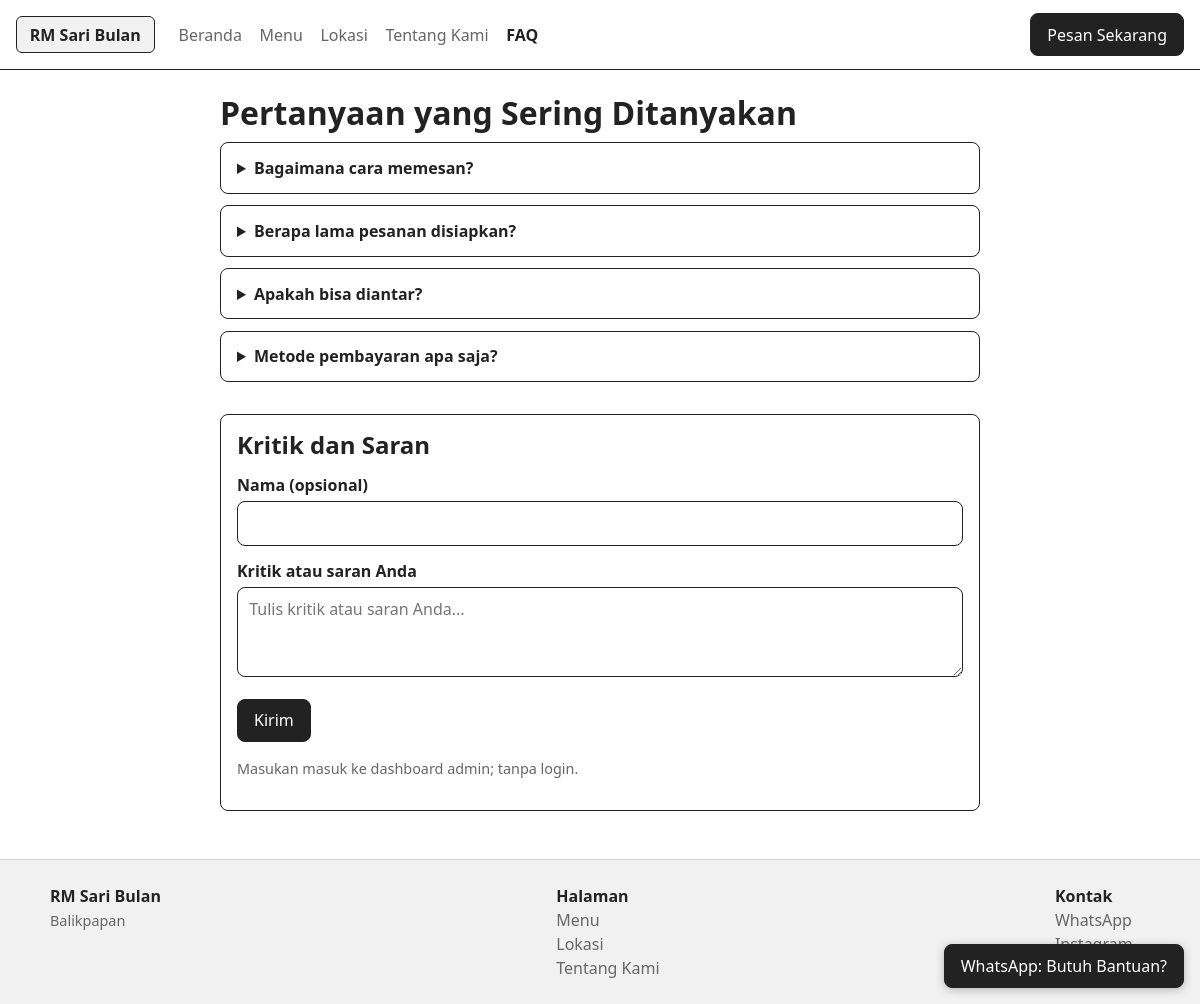
The page /index.php?r=faq on the database its author committed.
### tables this page shows
CREATE TABLE faq_feedback (
  id_faq_feedback INT UNSIGNED NOT NULL AUTO_INCREMENT,
  id_user         INT UNSIGNED NULL,
  tipe            ENUM('faq','kritik') NOT NULL,
  judul           VARCHAR(255) NULL,
  isi             TEXT NOT NULL,
  nama_pengirim   VARCHAR(100) NULL,
  created_at      TIMESTAMP NOT NULL DEFAULT CURRENT_TIMESTAMP,
  PRIMARY KEY (id_faq_feedback),
  KEY idx_ff_tipe (tipe),
  CONSTRAINT fk_ff_user FOREIGN KEY (id_user) REFERENCES users(id_user)
    ON DELETE SET NULL ON UPDATE CASCADE
);

### index.php (called while the page is built, shortened)
<?php
function e($v): string
{
    return htmlspecialchars((string)$v, ENT_QUOTES | ENT_SUBSTITUTE, 'UTF-8');
}
function app(?string $key = null)
{
    static $cfg = null;
    $cfg ??= (require BASE_PATH . '/config/database.php')['app'];
    return $key === null ? $cfg : ($cfg[$key] ?? null);
}
function url(string $route = 'home', array $params = []): string
{
    if ($route === 'home' && !$params) return 'index.php';
    return 'index.php?' . http_build_query(['r' => $route] + $params);
}
function old(string $key, $default = '') { return $_SESSION['old'][$key] ?? $default; }
function render(string $view, array $data = [], string $layout = 'home/layout'): void
{
    extract($data, EXTR_SKIP);
    require BASE_PATH . "/views/$view.php";
}
spl_autoload_register(function (string $class): void {
    foreach (['controllers', 'models', 'core'] as $dir) {
        $file = BASE_PATH . "/$dir/$class.php";
        if (is_file($file)) { require $file; return; }
    }
});
$routes = [
    'home'            => ['MenuController',        'home',          'GET'],
    'menu'            => ['MenuController',        'index',         'GET'],
    'order'           => ['OrderController',       'form',          'GET'],
    'order/store'     => ['OrderController',       'store',         'POST'],
    'order/done'      => ['OrderController',       'done',          'GET'],
    'faq'             => ['FaqFeedbackController', 'index',         'GET'],
    'feedback/store'  => ['FaqFeedbackController', 'kirim',         'POST'],
    'login'           => ['AuthController',        'showLogin',     'GET'],
    'login/proses'    => ['AuthController',        'login',         'POST'],
    'logout'          => ['AuthController',        'logout',        'POST'],
    'admin/orders'        => ['OrderController',       'adminIndex',    'GET',  true],
    'admin/orders/update' => ['OrderController',       'adminUpdate',   'POST', true],
    'admin/menu'          => ['MenuController',        'adminIndex',    'GET',  true],
    'admin/menu/save'     => ['MenuController',        'save',          'POST', true],
    'admin/menu/delete'   => ['MenuController',        'delete',        'POST', true],
    'admin/faq'           => ['FaqFeedbackController', 'adminIndex',    'GET',  true],
    'admin/faq/save'      => ['FaqFeedbackController', 'faqSave',       'POST', true],
    'admin/faq/delete'    => ['FaqFeedbackController', 'faqDelete',     'POST', true],
    'admin/feedback/delete' => ['FaqFeedbackController', 'feedbackDelete', 'POST', true],
];
$route = (string)($_GET['r'] ?? 'home');
try {
    [$class, $method, $verb] = $routes[$route];
    (new $class())->$method();
} catch (Throwable $e) {
    error_log($e);
    http_response_code(500);
    $pesan = app('debug') ? $e->getMessage() : 'Terjadi kesalahan pada server. Silakan coba lagi nanti.';
    render('home/error', ['title' => 'Kesalahan', 'pesan' => $pesan]);
}

### controllers/FaqFeedbackController.php (called while the page is built, shortened)
<?php
class FaqFeedbackController
{
    public function index(): void
    {
        render('home/faq', ['title' => 'FAQ', 'active' => 'faq', 'faqs' => FaqFeedback::faqs()]);
    }
}

### core/QueryBuilder.php (called while the page is built, shortened)
<?php
class QueryBuilder
{
    private PDO $pdo;
    private string $table;
    private string $columns = '*';
    private array $wheres = [];
    private array $bindings = [];
    private array $orders = [];
    private function __construct(string $table)
    {
        $this->table = self::ident($table);
        $this->pdo = Database::connection();
    }
    private static function ident(string $name): string
    {
        return $name;
    }
    public function where(string $column, string $op, $value): self
    {
        $this->wheres[] = self::ident($column) . " $op ?";
        $this->bindings[] = $value;
        return $this;
    }
    public function orderBy(string $column, string $dir = 'ASC'): self
    {
        $this->orders[] = self::ident($column) . ' ' . (strtoupper($dir) === 'DESC' ? 'DESC' : 'ASC');
        return $this;
    }
    private function whereSql(): string
    {
        return $this->wheres ? ' WHERE ' . implode(' AND ', $this->wheres) : '';
    }
    private function run(string $sql, array $params): PDOStatement
    {
        $stmt = $this->pdo->prepare($sql);
        $stmt->execute($params);
        return $stmt;
    }
    public function get(): array
    {
        $sql = "SELECT {$this->columns} FROM {$this->table}";
        $sql .= $this->whereSql();
        if ($this->orders) $sql .= ' ORDER BY ' . implode(', ', $this->orders);
        return $this->run($sql, $this->bindings)->fetchAll();
    }
}

### config/database.php (called while the page is built)
<?php
return [
    'database' => [
        'host'     => 'localhost',
        'port'     => 3306,
        'dbname'   => 'preorder_sari_bulan',
        'username' => 'root',
        'password' => '',
        'charset'  => 'utf8mb4',
    ],
    'app' => [
        'nama'       => 'RM Sari Bulan',
        'kota'       => 'Balikpapan',
        'alamat'     => '[Alamat], Balikpapan',
        'jam_buka'   => '[JAM BUKA]',
        'wa'         => '6281234567890',
        'instagram'  => 'https://instagram.com/',
        'maps_embed' => '',
        'tentang'    => 'RM Sari Bulan Balikpapan menyajikan masakan Padang dengan cita rasa khas. Ceritakan sejak kapan berdiri dan ciri khas masakan di sini.',
        'debug'      => false,
    ],
];

### core/Database.php (called while the page is built)
<?php
class Database
{
    private static ?PDO $pdo = null;
    public static function connection(): PDO
    {
        if (self::$pdo === null) {
            $c = (require BASE_PATH . '/config/database.php')['database'];
            $dsn = "mysql:host={$c['host']};port={$c['port']};dbname={$c['dbname']};charset={$c['charset']}";
            self::$pdo = new PDO($dsn, $c['username'], $c['password'], [
                PDO::ATTR_ERRMODE            => PDO::ERRMODE_EXCEPTION,
                PDO::ATTR_DEFAULT_FETCH_MODE => PDO::FETCH_ASSOC,
                PDO::ATTR_EMULATE_PREPARES   => false,
            ]);
        }
        return self::$pdo;
    }
}

### models/FaqFeedback.php (called while the page is built, shortened)
<?php
class FaqFeedback
{
    public static function faqs(?int $limit = null): array
    {
        $q = QueryBuilder::table('faq_feedback')->where('tipe', '=', 'faq')->orderBy('id_faq_feedback');
        return $q->get();
    }
}

### views/home/faq.php (the view, shortened to what this page needs)
<div style="max-width:760px;margin:0 auto">
  <h1>Pertanyaan yang Sering Ditanyakan</h1>
  <?php foreach ($faqs as $f): ?>
    <details class="faq"><summary><?= e($f['judul']) ?></summary><p><?= nl2br(e($f['isi'])) ?></p></details>
  <?php endforeach; ?>
  <div class="card" style="margin-top:2rem">
    <h2>Kritik dan Saran</h2>
    <form method="post" action="<?= url('feedback/store') ?>">
      <label for="nama">Nama (opsional)</label>
      <input id="nama" name="nama" maxlength="100" value="<?= e(old('nama')) ?>">
      <label for="isi">Kritik atau saran Anda</label>
      <textarea id="isi" name="isi" required minlength="5" maxlength="1000" placeholder="Tulis kritik atau saran Anda..."><?= e(old('isi')) ?></textarea>
      <p><button class="btn btn-dark" type="submit">Kirim</button></p>
      <p class="muted">Masukan masuk ke dashboard admin; tanpa login.</p>
    </form>
  </div>
</div>

### views/home/style.php (style rules this page uses)
:root { --ink:#222;--muted:#666;--line:#d6d6d6;--bg:#fff;--soft:#f1f1f1;--accent:#222;--danger:#9b1c1c;--ok:#1f6b3a }
* { box-sizing:border-box }
body { margin:0;font-family:system-ui,-apple-system,"Segoe UI",Roboto,sans-serif;color:var(--ink);background:var(--bg);line-height:1.5 }
h1,h2,h3 { line-height:1.2;margin:0 0 .6rem }
.muted { color:var(--muted);font-size:.9rem }
.btn { display:inline-block;padding:.55rem 1rem;border:1px solid var(--ink);border-radius:8px;background:#fff;color:var(--ink);text-decoration:none;cursor:pointer;font:inherit }
.btn-dark { background:var(--accent);color:#fff }
input,select,textarea { width:100%;padding:.6rem .7rem;border:1px solid var(--ink);border-radius:8px;font:inherit;background:#fff }
textarea { min-height:90px;resize:vertical }
label { display:block;font-weight:600;margin:.8rem 0 .25rem }
.card { border:1px solid var(--ink);border-radius:8px;padding:1rem;background:#fff }
details.faq { border:1px solid var(--ink);border-radius:8px;padding:.8rem 1rem;margin-bottom:.7rem }
details.faq summary { font-weight:700;cursor:pointer }

### rows shown on the page
faq_feedback: judul "Bagaimana cara memesan?"
faq_feedback: judul "Berapa lama pesanan disiapkan?"
faq_feedback: judul "Apakah bisa diantar?"
faq_feedback: judul "Metode pembayaran apa saja?"

### other values the page prints
app('nama') "RM Sari Bulan"
app('kota') "Balikpapan"
